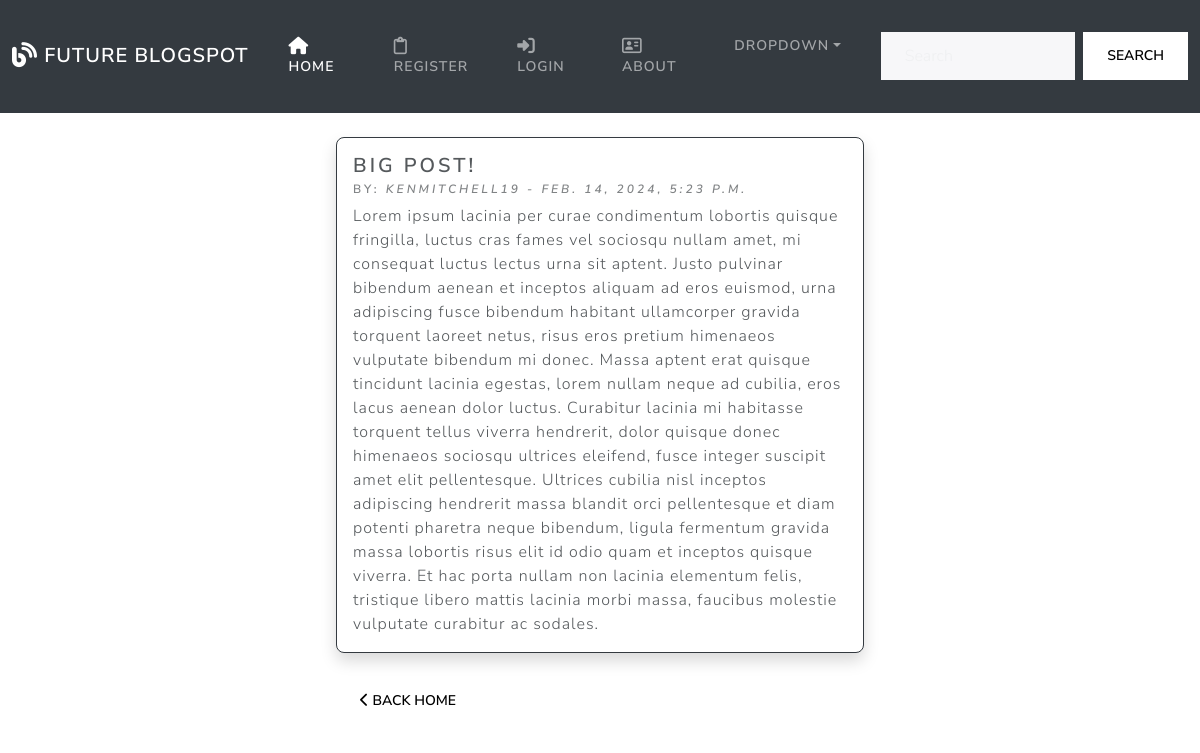
/post/10, run on the app's committed database.
### theblog/models.py (models this page shows, shortened)
class Post(models.Model):
    title = models.CharField(max_length=100)
    title_tag = models.CharField(max_length=100, default='Title')
    author = models.ForeignKey(User, on_delete=models.CASCADE)
    body = models.TextField()
    created_at = models.DateTimeField(default=timezone.now)

### theblog/views.py (the view)
# urls.py: path('post/<int:pk>', View_Post.as_view(), name='post'),
class View_Post(DetailView):
    model = Post
    template_name = 'view.html'

### theblog/templates/view.html (shortened to what this page needs)
{% extends 'base.html' %}
{% block body %}
    <div class="container-fluid">
        <div class="row">
            <div class="col-md-6 mx-auto">
                <div class="card border-dark mt-4 mb-4 me-4 ms-4 shadow rounded-3" style="">
                    <div class="card-body">
                        <h4 class="card-title">{{post.title}}</h4>
                        <h6 class="card-subtitle mb-2 text-muted">by: <cite title="Source Title">{{post.author}} - {{ post.created_at }}</cite> </h6>
                        <p class="article-content card-text">{{post.body}}</p>
                    </div>
                </div>
                <div class="col-md-6">
                    <a class="mx-auto ms-4" href="{% url 'home' %}">
                        <button type="submit" class="btn btn-secondary rounded-3">
                            <i class="fa-solid fa-chevron-left"></i>
                            Back Home
                        </button>
                    </a>
                </div>
            </div>
        </div>
    </div>
{% endblock %}

### data on the page
Post: title "BIG POST!", author "KENMITCHELL19", created_at "FEB. 14, 2024, 5:23 P.M.", body "Lorem ipsum lacinia per curae condimentum lobortis quisque fringilla, luctus cras fames vel sociosqu nullam amet, mi consequat luctus lectus urna sit aptent. Justo pulvinar bibendum aenean et inceptos aliquam ad eros euismod, urna adipiscing fusce bibendum habitant ullamcorper gravida torquent laoreet netus, risus eros pretium himenaeos vulputate bibendum mi donec. Massa aptent erat quisque tincidunt lacinia egestas, lorem nullam neque ad cubilia, eros lacus aenean dolor luctus. Curabitur lacinia mi habitasse torquent tellus viverra hendrerit, dolor quisque donec himenaeos sociosqu ultrices eleifend, fusce integer suscipit amet elit pellentesque. Ultrices cubilia nisl inceptos adipiscing…"
